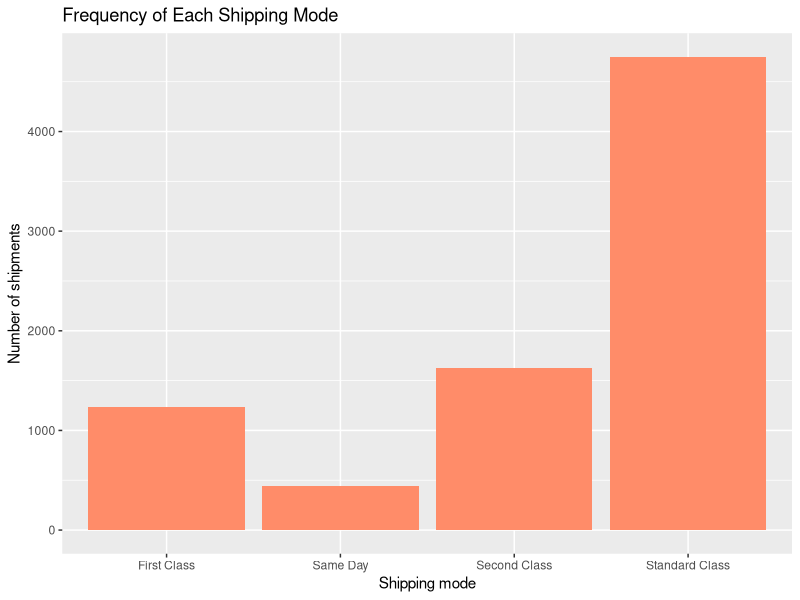

Here is the R script that generated this plot: (Note: this script raises an error after producing the figure.)
#WALMART ANALYSIS--------------------------------------------------------------------------------------------------------------------------------
#INSTALL PACKAGES--------------------------------------------------------------------------------------------------------------------------------
install.packages("tidyverse") #for cleaning, preparation and graphing
install.packages("lubridate") #dealing with dates in time-series analysis
library("tidyverse")
library("lubridate")


#IMPORT RAW DATA AS DATAFRAME
raw_data<-read.csv('raw_data/Walmart Dataset.csv', stringsAsFactors = FALSE)

#OVERVIEW OF DATA -------------------------------------------------------------------------------------------------------------------------------
raw_data2<-raw_data %>% 
  mutate(across(where(is.character),as.factor))
str(raw_data2)
summary(raw_data2)

#DATA CLEANING AND PRE-PROCESSING----------------------------------------------------------------------------------------------------------------
#REMOVE DUPLICATE ROWS
data <- raw_data[!duplicated(raw_data),] #returns  true for unique rows, false otherwise an keeps unique observations

# CHECK FOR MISSING VALUES ----------------------------------------------------------------------------------------------------------------------
colSums(is.na(data))

#IMPUTE MISSING VALUES---------------------------------------------------------------------------------------------------------------------------
for (col in names(data)) {
  if (is.numeric(data[[col]])) {
    data[[col]][is.na(data[[col]])] <- median(data[[col]], na.rm = TRUE)
  }
} #replaces any NAs in column with median of column 

#CONVERT DATE COLUMNS FROM STRINGS TO DATE TYPES----------------------------------------------------------------------------------
data$Order.Date<-as.Date(data$Order.Date, format="%m/%d/%y") #small "y" since year is 2 numbers long
data$Ship.Date<-as.Date(data$Ship.Date, format="%m/%d/%y")
str(data) #checking if conversion worked 

#TRIM MISSING 
for (col in names(data)) {
  if (is.character(data[[col]])) {
    data[[col]] <- trimws(data[[col]])
  }
} #removes beginning or trailing white space to allow for consistent data format

#VISUALISATIONS --------------------------------------------------------------------------------------------------------------
#CATEGORICAL ANALYSIS---------------------------------------------------------------------------------------------------------
#Frequency of Shipping modes: Bar Chart
ggplot(data, aes(x = Ship.Mode))+
  geom_bar(fill="salmon1")+
  labs(title= "Frequency of Each Shipping Mode", 
       x= "Shipping mode",
       y="Number of shipments")
-----------------------------------------------------------------
#Profit Generated By Region: Bar Chart
profit_by_region<-data %>% 
  group_by(Region) %>% 
  summarise(Total_profit= sum(Profit)) #calculating and assigning grouped total profits to dataframe 

ggplot(profit_by_region, aes(x = Total_profit, y = Region, fill= Region))+
  geom_col()+
  labs(title =" Total Profit Per Region",
       x = "Total profit",
       y = "Region")+
  scale_fill_manual(values= 
                      c("Central"="peachpuff",
                        "East"="indianred",
                        "South"="maroon",
                        "West"="mistyrose"))+
  scale_x_continuous(labels = scales::comma)
----------------------------------------------------------------
#Frequncy of Sales By Segment: Bar Chart
ggplot(data, aes(x = Segment)) +
  geom_bar(fill = "indianred") +
  coord_flip() +
  labs(title = "Count of Products by Segment", x = "Segment", y = "Count")

#BIVARIATE ANALYSIS--------------------------------------------------------------------------------------------------------
#Discounts vs Sales generated: Scatterplot 
#Numeric vs Numeric analysis
ggplot(data, aes(x = Sales, y = Profit)) +
  geom_point(alpha = 0.6, color = "darkred") +
  labs(title = "Sales vs Profit", x = "Sales", y = "Profit")
----------------------------------------------------------------
#Region vs Sales: Boxplot
#Numeric vs Categorical analysis
ggplot(data, aes(x = Region, y = Sales)) +
  geom_boxplot(fill = "mistyrose3") +
  labs(title = "Sales by Region", 
       x = "Region", 
       y = "Sales")+
  theme_minimal()

#TIME-SERIES ANALYSIS---------------------------------------------------------------------------------------------------------
#Profit over time (with trendline): Line chart  
time_series_1<-data %>% 
mutate(Yearmonth= floor_date(Order.Date, unit="month")) %>% 
group_by(Yearmonth) %>% 
  summarise(Total_profit= sum(Profit)) #groups profit by month and year and finds total profit of the month in that year 


ggplot(time_series_1, aes(x=Yearmonth, y= Total_profit))+
  geom_line(colour="chartreuse4") +
  labs(title = "Walmart Profit Growth Over Time",
       x = "Year ",
       y = "Total profit") +
  theme_minimal() +
  geom_smooth(method=lm, colour="salmon", se= FALSE)
----------------------------------------------------------------
#Quantity sold over time by segment: Line chart
time_series_3<-data %>% 
  mutate(Yearmonth= floor_date(Order.Date, unit="month")) %>% 
  group_by(Yearmonth, Segment) %>% 
  summarise(Total_quantity_sold= sum(Quantity)) 

ggplot(time_series_3, aes(x=Yearmonth, y= Total_quantity_sold,colour=Segment))+
  geom_line() +
  labs(title = "Quantity Sold Over Time By Segment",
       x = "Years",
       y = "Quantity sold") +
  scale_color_brewer(palette="Dark2")+
  theme_minimal()
#----------------------------------------------------------------------------------------------------------------------------- 
